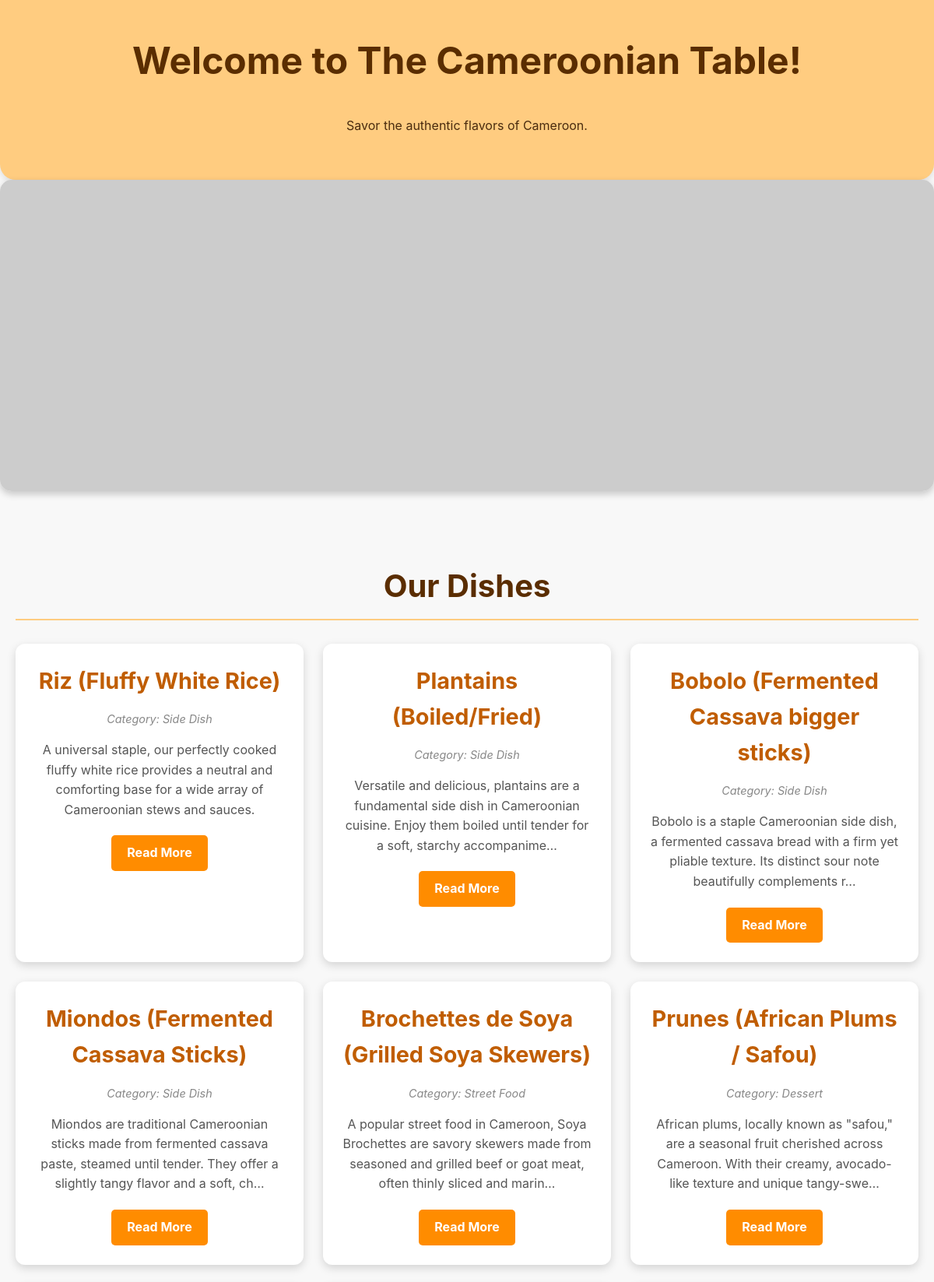
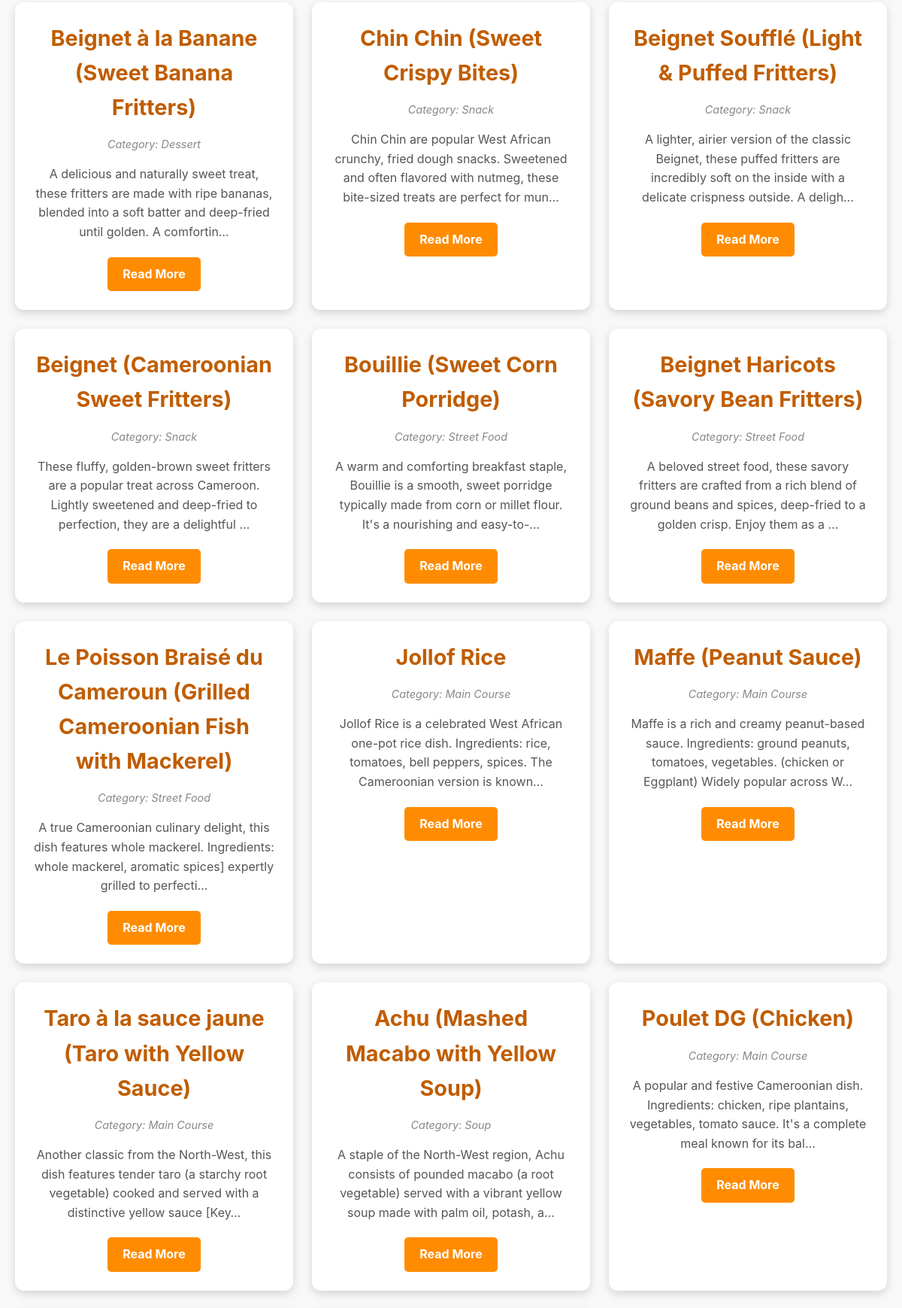
The page / (upper part) on the database its author committed (2 pictures, top to bottom).
### dishes/models.py (models this page shows, shortened)
class Dishes(models.Model): # The model name is Dishes, as requested
    title = models.CharField(max_length=200, unique=True) # Unique title for the dish.
    slug = models.SlugField(max_length=200, unique=True) # URL-friendly identifier, unique for each dish.
    author = models.ForeignKey(
        User, on_delete=models.CASCADE, related_name="dish_posts"
    ) # Links to the User who added the dish; dishes are deleted if the author is.
    category = models.ForeignKey(
        Category, on_delete=models.SET_NULL, null=True, blank=True, related_name="dishes_in_category"
    ) # Links to a Category; the category link is set to NULL if the category is deleted. Optional field.
    description = models.TextField(blank=True) # Optional short description of the dish.
    STATUS = ((0, "Draft"), (1, "Published"))
    status = models.IntegerField(choices=STATUS, default=0)
    created_on = models.DateTimeField(auto_now_add=True) # Automatically set on creation.
    updated_on = models.DateTimeField(auto_now=True) # Automatically updated on each save.
    class Meta:
        ordering = ["-created_on"] # Orders dishes by creation date, newest first.
        verbose_name_plural = "Dishes" # Correct pluralization for the admin interface.

class Category(models.Model):
    name = models.CharField(max_length=100, unique=True) # Unique name for the category.
    class Meta:
        verbose_name_plural = "Categories" # Correct pluralization for the admin interface.
        ordering = ['name'] # Orders categories alphabetically by name.

### dishes/views.py (the view)
# urls.py: path('', dishes_views.index, name='home'),
def index(request):
    dishes = Dishes.objects.filter(status=1).order_by('-created_on')
    drinks = Drink.objects.filter(status=1).order_by('title')
    context = {
        'dishes': dishes,
        'drinks': drinks, # Add drinks to the context.
    }
    return render(request, 'dishes/index.html', context)

### dishes/templates/dishes/index.html (shortened to what this page needs)
<!DOCTYPE html>
<html lang="en">
<head>
</head>
<body>
    <div class="header">
        <h1>Welcome to The Cameroonian Table!</h1>
        <p>Savor the authentic flavors of Cameroon.</p>
    </div>
    <div class="hero-image-container">
        <img src="https://placehold.co/1200x400/FFD700/8B4513?text=Authentic+Cameroonian+Cuisine" alt="Vibrant Cameroonian Food Market" class="hero-image" onerror="this.onerror=null;this.src='https://placehold.co/1200x400/cccccc/333333?text=Image+Not+Available';">
    </div>
    <div class="content-section">
        <h2 class="section-title">Our Dishes</h2>
        <div class="item-container">
            {% for dish in dishes %}
            <div class="item-card">
                <h2>{{ dish.title }}</h2>
                {% if dish.category %}
                    <p class="category">Category: {{ dish.category.name }}</p>
                {% endif %}
                <p>{{ dish.description|truncatechars:150 }}</p>
                <a href="#">Read More</a>
            </div>
            {% empty %}
            <p class="no-items-message">No dishes found yet. Please add some in the admin panel!</p>
            {% endfor %}
        </div>
    </div>
</body>
</html>

### dishes/templates/dishes/index.html (style rules this page uses)
body { font-family: 'Inter', sans-serif; margin: 0; background-color: #f8f8f8; color: #333; line-height: 1.6; }
.header { background-color: #ffcc80; color: #4a2c0f; padding: 40px 20px; text-align: center; border-bottom-left-radius: 20px; border-bottom-right-radius: 20px; box-shadow: 0 4px 8px rgba(0,0,0,0.1); }
.header h1 { margin-top: 0; font-size: 3em; color: #5a2d00; }
.hero-image-container { width: 100%; max-height: 400px; overflow: hidden; margin-bottom: 30px; border-radius: 15px; box-shadow: 0 4px 10px rgba(0,0,0,0.2); }
.hero-image { width: 100%; height: 100%; object-fit: cover; display: block; }
.content-section { padding: 20px; max-width: 1200px; margin: 0 auto; }
.section-title { color: #5a2d00; text-align: center; margin-top: 40px; margin-bottom: 20px; font-size: 2.5em; border-bottom: 2px solid #ffcc80; padding-bottom: 10px; }
.item-container { display: grid; grid-template-columns: repeat(auto-fit, minmax(280px, 1fr)); gap: 25px; margin-top: 30px; }
.item-card { background-color: #ffffff; border-radius: 12px; box-shadow: 0 4px 12px rgba(0,0,0,0.15); padding: 25px; text-align: center; transition: transform 0.2s ease-in-out, box-shadow 0.2s ease-in-out; }
.item-card h2 { color: #c05d00; margin-top: 0; font-size: 1.8em; margin-bottom: 10px; }
.item-card .category { font-style: italic; color: #888; font-size: 0.9em; margin-bottom: 15px; }
.item-card p { font-size: 1em; color: #555; margin-bottom: 20px; }
.item-card a { display: inline-block; background-color: #ff8c00; color: white; padding: 10px 20px; border-radius: 5px; text-decoration: none; font-weight: bold; transition: background-color 0.2s ease-in-out; }

### rows shown on the page
Dishes: title "Riz (Fluffy White Rice)", category.name "Side Dish", description "A universal staple, our perfectly cooked fluffy white rice provides a neutral and comforting base for a wide array of Cameroonian stews and sauces."
Dishes: title "Plantains (Boiled/Fried)", category.name "Side Dish", description "Versatile and delicious, plantains are a fundamental side dish in Cameroonian cuisine. Enjoy them boiled until tender for a soft, starchy accompanime…"
Dishes: title "Bobolo (Fermented Cassava bigger sticks)", category.name "Side Dish", description "Bobolo is a staple Cameroonian side dish, a fermented cassava bread with a firm yet pliable texture. Its distinct sour note beautifully complements r…"
Dishes: title "Miondos (Fermented Cassava Sticks)", category.name "Side Dish", description "Miondos are traditional Cameroonian sticks made from fermented cassava paste, steamed until tender. They offer a slightly tangy flavor and a soft, ch…"
Dishes: title "Brochettes de Soya (Grilled Soya Skewers)", category.name "Street Food", description "A popular street food in Cameroon, Soya Brochettes are savory skewers made from seasoned and grilled beef or goat meat, often thinly sliced and marin…"
Dishes: title "Prunes (African Plums / Safou)", category.name "Dessert", description "African plums, locally known as \"safou,\" are a seasonal fruit cherished across Cameroon. With their creamy, avocado-like texture and unique tangy-swe…"
Dishes: title "Beignet à la Banane (Sweet Banana Fritters)", category.name "Dessert", description "A delicious and naturally sweet treat, these fritters are made with ripe bananas, blended into a soft batter and deep-fried until golden. A comfortin…"
Dishes: title "Chin Chin (Sweet Crispy Bites)", category.name "Snack", description "Chin Chin are popular West African crunchy, fried dough snacks. Sweetened and often flavored with nutmeg, these bite-sized treats are perfect for mun…"
Dishes: title "Beignet Soufflé (Light & Puffed Fritters)", category.name "Snack", description "A lighter, airier version of the classic Beignet, these puffed fritters are incredibly soft on the inside with a delicate crispness outside. A deligh…"
Dishes: title "Beignet (Cameroonian Sweet Fritters)", category.name "Snack", description "These fluffy, golden-brown sweet fritters are a popular treat across Cameroon. Lightly sweetened and deep-fried to perfection, they are a delightful …"
Dishes: title "Bouillie (Sweet Corn Porridge)", category.name "Street Food", description "A warm and comforting breakfast staple, Bouillie is a smooth, sweet porridge typically made from corn or millet flour. It's a nourishing and easy-to-…"
Dishes: title "Beignet Haricots (Savory Bean Fritters)", category.name "Street Food", description "A beloved street food, these savory fritters are crafted from a rich blend of ground beans and spices, deep-fried to a golden crisp. Enjoy them as a …"
Dishes: title "Le Poisson Braisé du Cameroun (Grilled Cameroonian Fish with Mackerel)", category.name "Street Food", description "A true Cameroonian culinary delight, this dish features whole mackerel. Ingredients: whole mackerel, aromatic spices] expertly grilled to perfecti…"
Dishes: title "Jollof Rice", category.name "Main Course", description "Jollof Rice is a celebrated West African one-pot rice dish. Ingredients: rice, tomatoes, bell peppers, spices. The Cameroonian version is known…"
Dishes: title "Maffe (Peanut Sauce)", category.name "Main Course", description "Maffe is a rich and creamy peanut-based sauce. Ingredients: ground peanuts, tomatoes, vegetables. (chicken or Eggplant) Widely popular across W…"
Dishes: title "Taro à la sauce jaune (Taro with Yellow Sauce)", category.name "Main Course", description "Another classic from the North-West, this dish features tender taro (a starchy root vegetable) cooked and served with a distinctive yellow sauce [Key…"
Dishes: title "Achu (Mashed Macabo with Yellow Soup)", category.name "Soup", description "A staple of the North-West region, Achu consists of pounded macabo (a root vegetable) served with a vibrant yellow soup made with palm oil, potash, a…"
Dishes: title "Poulet DG (Chicken)", category.name "Main Course", description "A popular and festive Cameroonian dish. Ingredients: chicken, ripe plantains, vegetables, tomato sauce. It's a complete meal known for its bal…"
